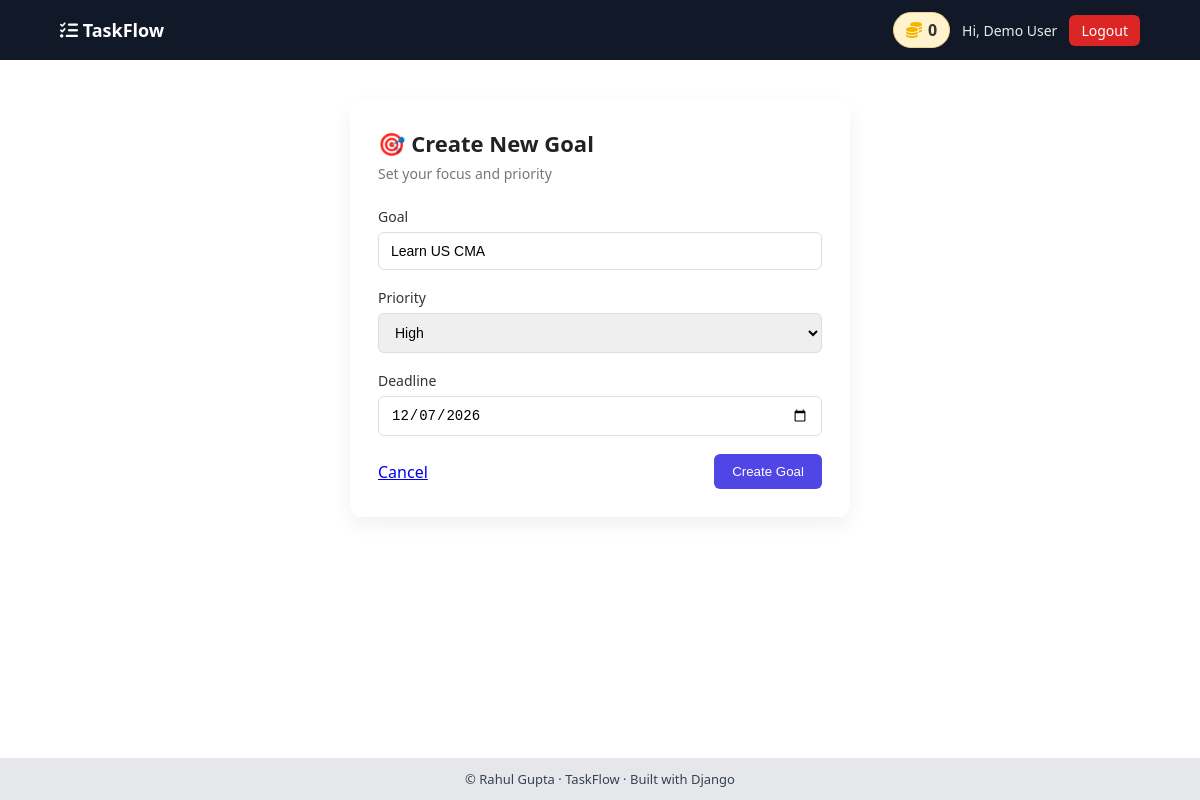
The app's page /goal/update_goal/2/ (signed in) with its own data.
### TODO/models.py (models this page shows, shortened)
class CoinWallet(models.Model):
    user = models.OneToOneField(settings.AUTH_USER_MODEL, on_delete=models.CASCADE)
    balance = models.PositiveIntegerField(default=0)

class Goals(models.Model):
    URGENT = "URGENT"
    HIGH = "HIGH"
    MODERATE = "MODERATE"
    LOW = "LOW"
    PRIORITY_CHOICES = [
        (URGENT, "Urgent"),
        (HIGH, "High"),
        (MODERATE, "Moderate"),
        (LOW, "Low"),
    ]
    PRIORITY_ORDER_MAP = {
        URGENT: 1,
        HIGH: 2,
        MODERATE: 3,
        LOW: 4,
    }
    user = models.ForeignKey(
        settings.AUTH_USER_MODEL, on_delete=models.CASCADE, related_name="goals"
    )
    goal_title = models.CharField(max_length=300)
    priority = models.CharField(max_length=10, choices=PRIORITY_CHOICES, default=HIGH)
    priority_order = models.PositiveSmallIntegerField(default=2)
    deadline = models.DateField()
    isDone = models.BooleanField(default=False)
    isDelete = models.BooleanField(default=False)
    created_at = models.DateTimeField(auto_now_add=True)
    class Meta:
        ordering = ["priority_order", "deadline"]

### TODO/views.py (the view)
# urls.py: path("goal/update_goal/<int:pk>/", views.update_goal, name="update_goal"),
@login_required(login_url="user_login")
def update_goal(request, pk):
    source = request.GET.get("update")
    try:
        getGoal = get_object_or_404(Goals, id=pk, user=request.user)
    except Goals.DoesNotExist:
        messages.error(request, "Goal not found")
        return redirect("dashboard")
    if request.method == "POST":
        form = GoalForm(request.POST, instance=getGoal)
        if form.is_valid():
            form.save()
            return redirect("dashboard")
        else:
            messages.error(request, "Somthing is wrong! | Goal not Update ")
            return redirect("dashboard")
    else:
        form = GoalForm(instance=getGoal)
    return render(request, "goal.html", {"form": form, "source": source})

### TODO/forms.py
class GoalForm(forms.ModelForm):
    class Meta:
        model = models.Goals
        fields = ["goal_title", "priority", "deadline"]
        widgets = {"deadline": forms.DateInput(attrs={"type": "date"})}

### TODO/templates/goal.html (shortened to what this page needs)
{% extends "base.html" %}
{% load static %}
{% block css %}
    <link rel="stylesheet" href="{% static 'css/goal.css' %}" />
{% endblock css %}
{% block content %}
    <div class="goal-page">
        <div class="goal-card">
            <div class="goal-header">
                <h2>🎯 Create New Goal</h2>
                <p class="goal-subtitle">Set your focus and priority</p>
            </div>
            <form method="post" class="goal-form">
                <div class="form-group">
                    <label for="id_goal_title">Goal</label>
                    {{ form.goal_title }}
                </div>
                <div class="form-group">
                    <label for="id_priority">Priority</label>
                    {{ form.priority }}
                </div>
                <div class="form-group">
                    <label for="id_deadline">Deadline</label>
                    {{ form.deadline }}
                </div>
                <div class="form-actions">
                    <a href="javascript:history.back()" class="btn-secondary">Cancel</a>
                    {% if source  == "True" %}
                        <button type="submit" class="btn-submit">Update Goal</button>
                    {% else %}
                        <button type="submit" class="btn-submit">Create Goal</button>
                    {% endif %}
                </div>
            </form>
        </div>
    </div>
{% endblock content %}

### templates/base.html (shortened to what this page needs)
{% load static %}
<!DOCTYPE html>
<html lang="en">
    <head>
        <link rel="stylesheet" href="{% static 'css/base.css' %}">
        <link rel="stylesheet"
              href="https://cdnjs.cloudflare.com/ajax/libs/font-awesome/6.5.0/css/all.min.css">
        {% block css %}{% endblock %}
    </head>
    <body>
        <nav class="navbar">
            <div class="nav-inner">
                <a href="{% url 'dashboard' %}" class="logo">
                    <i class="fa-solid fa-list-check"></i> TaskFlow
                </a>
                {% if user.is_authenticated %}
                    <div class="nav-right">
                        <a href="{% url 'coins_page' %}" class="coins-box">
                            <i class="fa-solid fa-coins"></i>
                            <span>{{ user.coinwallet.balance }}</span>
                        </a>
                        <span class="username">
                            Hi, <a href="{% url 'user_profile_view' %}">{{ user.first_name|default:user.username }} {{ user.last_name }}</a>
                        </span>
                        <a href="{% url 'user_logout' %}" class="btn btn-danger">Logout</a>
                    </div>
                {% endif %}
            </div>
        </nav>
        <main class="main-wrapper">
            <div class="container">
                {% block content %}{% endblock %}
            </div>
        </main>
        <footer class="footer">
            <p>© {{ now|date:"Y" }} Rahul Gupta · TaskFlow · Built with Django</p>
        </footer>
    </body>
</html>

### static/css/base.css (style rules this page uses)
* { margin: 0; padding: 0; box-sizing: border-box; }
body { font-family: system-ui, -apple-system, BlinkMacSystemFont, sans-serif; background: #ffffff; color: #111827; min-height: 100vh; display: flex; flex-direction: column; }
.navbar { background: #111827; color: white; position: sticky; top: 0; z-index: 1000; }
.nav-inner { max-width: 1200px; width: 90%; margin: auto; padding: 12px 0; display: flex; justify-content: space-between; align-items: center; }
.logo { color: white; text-decoration: none; font-size: 18px; font-weight: 600; }
.nav-right { display: flex; align-items: center; gap: 12px; }
.username { font-size: 14px; opacity: 0.9; }
.username a { text-decoration: none; color: white; }
.btn { padding: 6px 12px; border-radius: 6px; font-size: 14px; text-decoration: none; }
.btn-danger { background: #dc2626; color: white; }
.main-wrapper { flex: 1; padding: 0px 0; }
.container { width: 95%; margin: auto; }
.footer { background: #e5e7eb; text-align: center; padding: 12px; font-size: 13px; color: #374151; }
.coins-box { display:flex; align-items:center; gap:6px; background:#fff3cd; padding:6px 12px; border-radius:20px; font-weight:600; text-decoration:none; color:#333; border:1px solid #f1d48a; }
.coins-box i { color:#f4b400; }

### TODO/static/css/goal.css (style rules this page uses)
.goal-page { display: flex; justify-content: center; margin-top: 40px; }
.goal-card { width: 100%; max-width: 500px; background: #ffffff; padding: 28px; border-radius: 12px; box-shadow: 0 8px 20px rgba(0, 0, 0, 0.06); }
.goal-header h2 { font-size: 22px; margin-bottom: 6px; color: #222; }
.goal-subtitle { font-size: 14px; color: #777; margin-bottom: 24px; }
.form-group { display: flex; flex-direction: column; margin-bottom: 18px; }
.form-group label { font-size: 14px; font-weight: 500; margin-bottom: 6px; color: #333; }
.form-group input, .form-group select { padding: 10px 12px; border-radius: 6px; border: 1px solid #ddd; font-size: 14px; transition: border 0.2s ease; }
.form-actions { display: flex; justify-content: space-between; align-items: center; margin-top: 10px; }
.btn-submit { background: #4f46e5; color: #fff; padding: 10px 18px; border-radius: 6px; border: none; font-weight: 500; cursor: pointer; transition: background 0.2s ease; }

### records on screen
Goals: goal_title "Learn US CMA", priority "High", deadline "12/07/2026"

### other values on screen
{{ user.coinwallet.balance }} "0"
{{ user.first_name|default:user.username }} "Demo"
{{ user.last_name }} "User"
